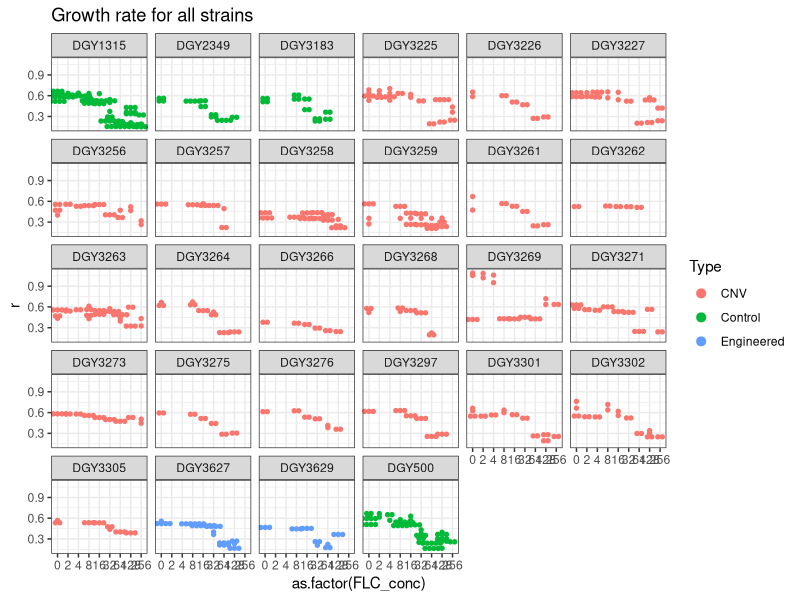
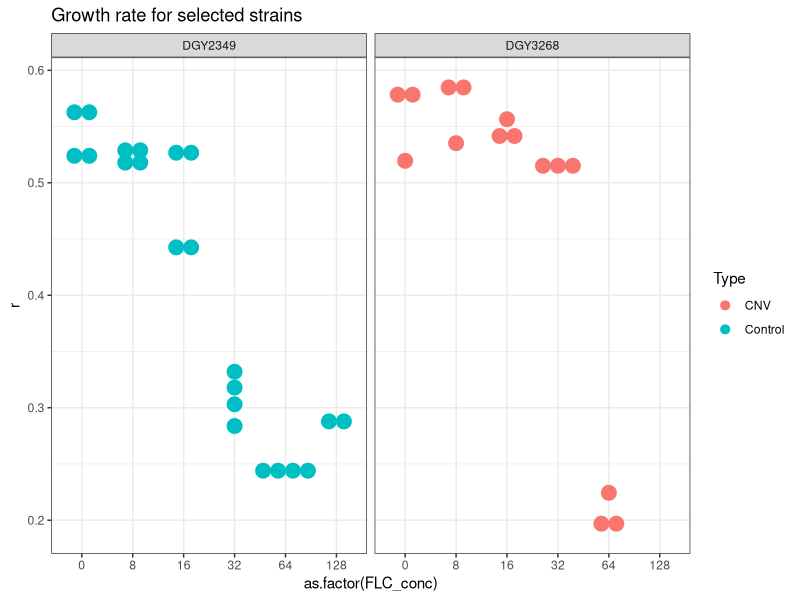
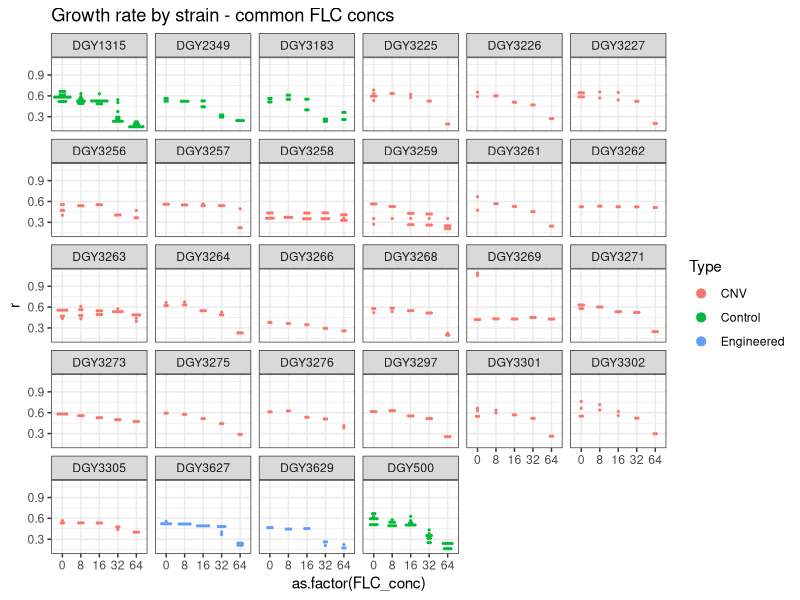
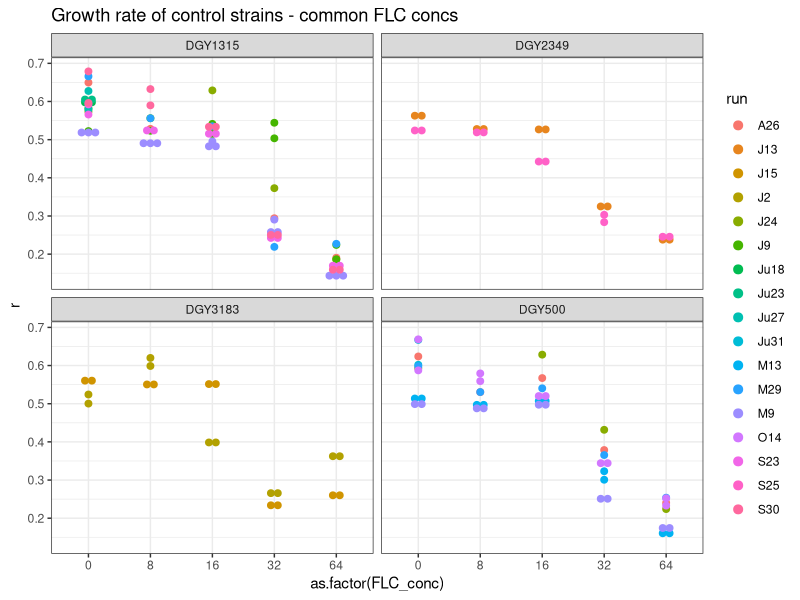
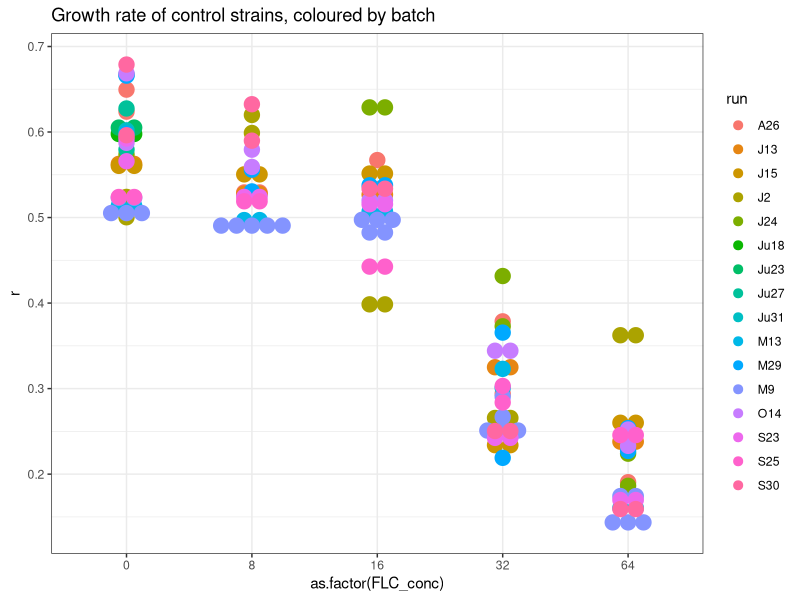
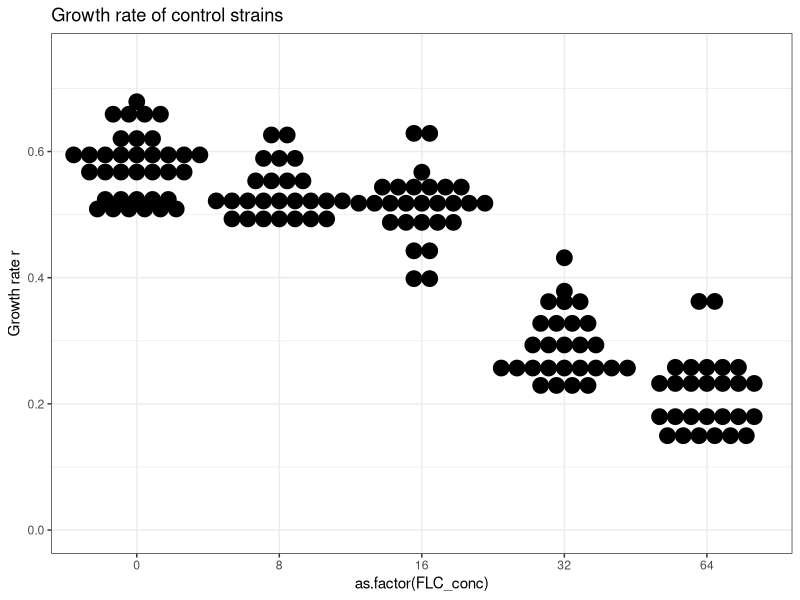
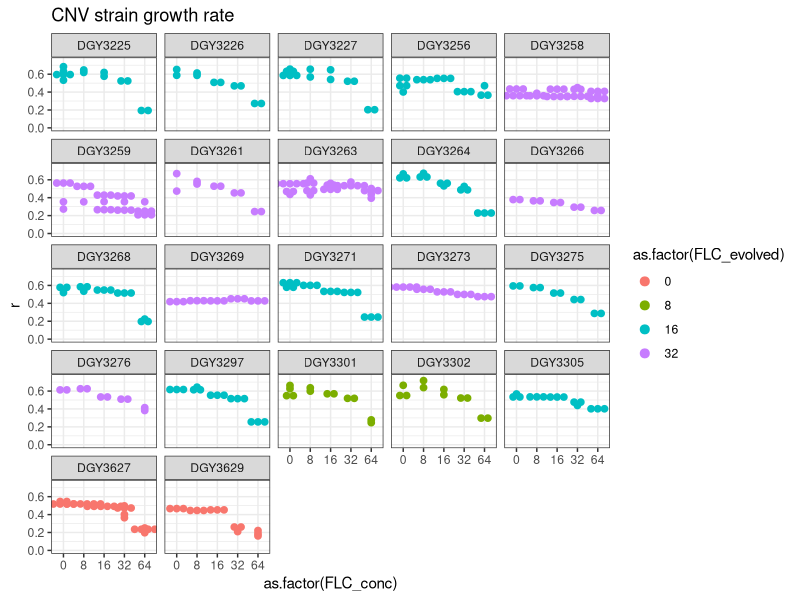
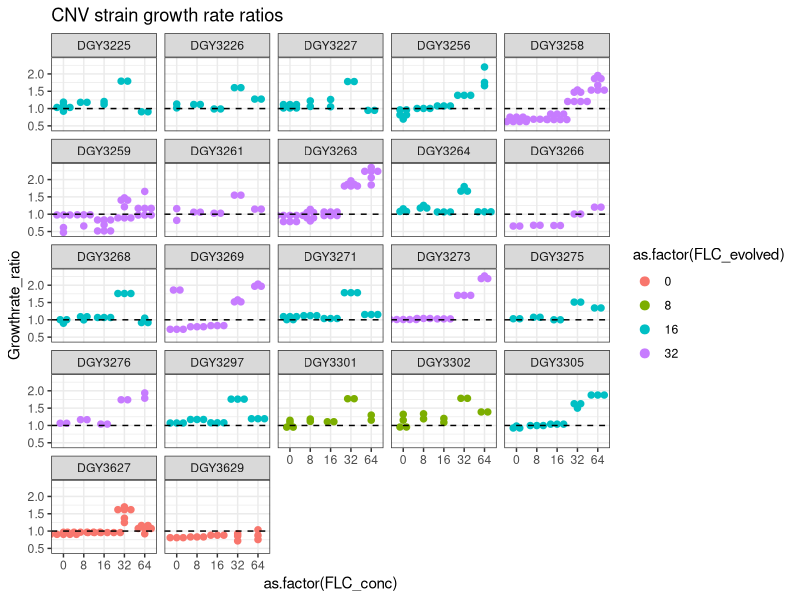

Recreate these plots in R, in order.
## ---- chunk 1
library(ggplot2)
library(readxl)
library(forcats)
library(tidyverse)
library(lme4)

All_growthcurve_output = read_excel("All_growthcurve_output_Oct1_2026.xlsx")
## ---- chunk 2
ggplot(All_growthcurve_output,aes(x=as.factor(FLC_conc),y=r)) + geom_dotplot(binaxis="y", stackdir="center", dotsize=2, aes(fill=Type, color=Type)) + facet_wrap(~Strain) + ggtitle("Growth rate for all strains") + theme_bw()

#Sampledata
Sample_output=All_growthcurve_output[All_growthcurve_output$Strain=="DGY2349"|All_growthcurve_output$Strain=="DGY3268",]

ggplot(Sample_output,aes(x=as.factor(FLC_conc),y=r)) + geom_dotplot(binaxis="y", stackdir="center", aes(fill=Type, color=Type)) + facet_wrap(~Strain) + ggtitle("Growth rate for selected strains") + theme_bw()

#Removing FLC4 and FLC 128, 256.
Commonconcs_growth=All_growthcurve_output[All_growthcurve_output$FLC_conc!=2,]
Commonconcs_growth=Commonconcs_growth[Commonconcs_growth$FLC_conc!=4,]
Commonconcs_growth=Commonconcs_growth[Commonconcs_growth$FLC_conc<128,]

ggplot(Commonconcs_growth,aes(x=as.factor(FLC_conc),y=r)) + geom_dotplot(binaxis="y", stackdir="center", aes(fill=Type, color=Type)) + facet_wrap(~Strain) + ggtitle("Growth rate by strain - common FLC concs") + theme_bw()

#Look for outlier batches in the control strains
Control_commonconcs=Commonconcs_growth[Commonconcs_growth$Type=="Control",]
ggplot(Control_commonconcs,aes(x=as.factor(FLC_conc),y=r)) + geom_dotplot(binaxis="y", stackdir="center", aes(fill=run, color=run)) + facet_wrap(~Strain) + ggtitle("Growth rate of control strains - common FLC concs") + theme_bw()

#Removing June 9 batch which is a visible outlier
Commonconcs_goodbatches=Commonconcs_growth[Commonconcs_growth$run!="J9",]

#Inspecting control strains after removing outlier batch
Commonconcs_goodbatches_control=Commonconcs_goodbatches[Commonconcs_goodbatches$Type=="Control",]

ggplot(Commonconcs_goodbatches_control,aes(x=as.factor(FLC_conc),y=r)) + geom_dotplot(binaxis="y", stackdir="center", aes(fill=run, color=run)) + ggtitle("Growth rate of control strains, coloured by batch") + theme_bw()

#Fig S4A control strain data across all batches
Controlonly = ggplot(Commonconcs_goodbatches_control,aes(x=as.factor(FLC_conc),y=r)) + geom_dotplot(binaxis="y", stackdir="center") + ggtitle("Growth rate of control strains") + theme_bw() + ylim(c(0,0.75)) + ylab("Growth rate r")
Controlonly
#ggsave("./Dotplot_controlstrains.pdf", plot = Controlonly, device = "pdf")

Commonconcs_goodbatches_CNV=Commonconcs_goodbatches[Commonconcs_goodbatches$Type!="Control",]

Dotplot = ggplot(Commonconcs_goodbatches_CNV,aes(x=as.factor(FLC_conc),y=r)) + geom_dotplot(binaxis="y", stackdir="center", dotsize=3, aes(fill=as.factor(FLC_evolved), color=as.factor(FLC_evolved))) + ylim(c(0,0.75)) + facet_wrap(~Strain) + ggtitle("CNV strain growth rate") + theme_bw()
Dotplot
#ggsave("./Dotplot_CNVstrainsgrowth.pdf", plot = Dotplot, device = "pdf")

## ---- chunk 3

#Avg of control strains across batches
Controlmeans=aggregate(Commonconcs_goodbatches_control$r,list(Commonconcs_goodbatches_control$FLC_conc),mean)

#Getting CNV data separately
Commonconcs_goodbatches_CNV=Commonconcs_goodbatches[Commonconcs_goodbatches$Type!="Control",]
Commonconcs_goodbatches_CNV$Growthrate_ratio=0

#CNVstrainnames=unique(Commonconcs_goodbatches_CNVstrains_output$Strain)

l=length(Commonconcs_goodbatches_CNV$FLC_conc)

for (i in (1:l)) {
  relconc=Commonconcs_goodbatches_CNV$FLC_conc[i]
  relvalue=Controlmeans$x[Controlmeans$Group.1==relconc]
  Commonconcs_goodbatches_CNV$Growthrate_ratio[i]=Commonconcs_goodbatches_CNV$r[i]/relvalue
}

## ---- chunk 4
#Plot of each CNV
#ggplot(Commonconcs_goodbatches_CNV,aes(x=as.factor(FLC_conc),y=Growthrate_ratio)) + geom_dotplot(binaxis="y", stackdir="center", dotsize=2, aes(fill=Strain, color=Strain)) + facet_wrap(~Strain) + ggtitle("CNV strain growth rate ratios") + geom_hline(yintercept=1,linetype=2) + theme_bw()

#Plot of each CNV, coloured by the conc in which CNV was evolved
Dotplot_relrates = ggplot(Commonconcs_goodbatches_CNV,aes(x=as.factor(FLC_conc),y=Growthrate_ratio)) + geom_dotplot(binaxis="y", stackdir="center", dotsize=3, aes(fill=as.factor(FLC_evolved), color=as.factor(FLC_evolved))) + facet_wrap(~Strain) + ggtitle("CNV strain growth rate ratios") + geom_hline(yintercept=1,linetype=2) + theme_bw()

Dotplot_relrates
#ggsave("./Dotplot_CNVstrainsrelgrowth.pdf", plot = Dotplot_relrates, device = "pdf")

#Plot of each CNV, coloured by the temp in which CNV was evolved
#ggplot(Commonconcs_goodbatches_CNV,aes(x=as.factor(FLC_conc),y=Growthrate_ratio)) + geom_dotplot(binaxis="y", stackdir="center", dotsize=2, aes(fill=as.factor(Temp_evolved), color=as.factor(Temp_evolved))) + facet_wrap(~Strain) + ggtitle("CNV strain growth rate ratios") + geom_hline(yintercept=1,linetype=2) + theme_bw()

## ---- chunk 5
#95% CIs are calculated using a t-distribution.
#SUPERSEDED SECTION. IGNORE.

Commonconcs_goodbatches_CNV %>%
  group_by(Strain,FLC_conc) %>%
  summarise(
    sem=qt(p=0.95,df=(n()-1))*sd(Growthrate_ratio)/sqrt(n()),
    rate=mean(Growthrate_ratio),
    FLC_evolved=mean(FLC_evolved),
    Temp_evolved=mean(Temp_evolved)
  ) -> t_meanerror_CNV

t_meanerror_CNV

ggplot(t_meanerror_CNV, aes(x=as.factor(FLC_conc), y=rate)) + geom_dotplot(binaxis="y", stackdir="center", dotsize=3, aes(fill=as.factor(FLC_evolved), color=as.factor(FLC_evolved))) + geom_errorbar(width=0, aes(ymin=rate-sem, ymax=rate+sem)) + facet_wrap(~Strain) + ggtitle("CNV strain growth rate ratios") + geom_hline(yintercept=1,linetype=2) + theme_bw()

#write.csv(t_meanerror_CNV,"t_meanerror_CNV.csv")
## ---- chunk 6
strainnames <- unique(Commonconcs_goodbatches_CNV$Strain)
results <- list()

for (s in strainnames) {
  for (c in unique(Commonconcs_goodbatches_CNV$FLC_conc)) {
    tmp <- subset(
      Commonconcs_goodbatches_CNV,
      Strain == s & FLC_conc == c & !is.na(Growthrate_ratio)
    )
    #str(tmp$Growthrate_ratio)
    #print(tmp$Growthrate_ratio)
    #tmp2=sd(tmp$Growthrate_ratio, na.rm = TRUE)
    #print(tmp2)

    if (nrow(tmp) >= 2) {
      tt <- t.test(tmp$Growthrate_ratio, mu = 1)
      
      fev <- unique(tmp$FLC_evolved)
      fev <- if (length(fev) == 1) fev[1] else NA
      
      results[[length(results) + 1]] <- data.frame(
        Strain = s,
        FLC_conc = c,
        FLC_evolved = fev,
        n = nrow(tmp),
        estimate = as.numeric(tt$estimate),
        p.value = tt$p.value,
        t.stat=tt$statistic,
        conf.low = tt$conf.int[1],
        conf.high = tt$conf.int[2]
      )
    }
  }
}

test_results <- do.call(rbind, results)
test_results

write.csv(test_results,"ttest_CNV.csv", row.names = FALSE)
## ---- chunk 7

#Following code is used to index the data frame, to add a vertical line representing the FLC conc at which each strain was evolved.

Commonconcs_goodbatches_CNV_ordered=Commonconcs_goodbatches_CNV[order(Commonconcs_goodbatches_CNV$Strain,decreasing=TRUE),]
Commonconcs_goodbatches_CNV_ordered=Commonconcs_goodbatches_CNV_ordered[order(Commonconcs_goodbatches_CNV_ordered$FLC_evolved),]

Templist=Commonconcs_goodbatches_CNV_ordered$Strain
Indexing=as.numeric(vector(length=length(Templist)))
Indexing=Indexing+1
for (i in 2:length(Templist)) {
  value=Indexing[i] 
  if (Templist[i-1]!=Templist[i]) { 
    Indexing[i:length(Templist)]=value+1 
  } 
}
Commonconcs_goodbatches_CNV_ordered$indexing=Indexing

#Make a plot with strain names attached for my own reference
#ggplot(Commonconcs_goodbatches_CNV_ordered,aes(x=as.factor(FLC_conc),y=fct_inorder(Strain),fill=Growthrate_ratio)) + geom_tile() + scale_fill_gradient2(low="blue", high="red", mid="black",midpoint = 1) + theme_bw() + theme(strip.background = element_blank(), strip.text.x = element_blank(), axis.title.y=element_blank()) + scale_x_discrete(expand=c(0,0.7)) + geom_segment(aes(x = 0.4, xend = 0.4, y = indexing, yend = c(indexing[-1], max(indexing)), color = as.factor(Temp_evolved)), size = 2) + scale_color_manual(values=c("white","yellow3","darkorange","red"))


ggplot(Commonconcs_goodbatches_CNV_ordered,aes(x=as.factor(FLC_conc),y=fct_inorder(Strain),fill=Growthrate_ratio)) + geom_tile() + scale_fill_gradient2(low="cadetblue1", high="violetred1", mid="black",midpoint = 1) + theme_bw() + theme(strip.background = element_blank(), strip.text.x = element_blank(), axis.title.y=element_blank()) + scale_x_discrete(expand=c(0,0.7)) + geom_segment(aes(x = 0.4, xend = 0.4, y = indexing, yend = c(indexing[-1], max(indexing)), color = as.factor(FLC_evolved)), size = 2) + scale_color_manual(values=c("white","bisque2","bisque4","black")) 

#Plot for publication


Heatmap=ggplot(Commonconcs_goodbatches_CNV_ordered,aes(x=as.factor(FLC_conc),y=fct_inorder(Strain),fill=Growthrate_ratio)) + geom_tile() + scale_fill_gradient2(low="navyblue", high="violetred1", mid="white",midpoint = 1) + theme_bw() + theme(strip.background = element_blank(), strip.text.x = element_blank(), axis.title.y=element_blank()) 


Heatmap
#ggsave("./Heatmap_allstrainsgrowth.tiff", plot = Heatmap, device = "tiff")
#ggsave("./Heatmap_allstrainsgrowth.pdf", plot = Heatmap, device = "pdf")
## ---- chunk 8
#At FLC 32, comparing CNV strains to the two engineered strains EaG and EaG_EKO
FLC32test=Commonconcs_goodbatches_CNV[Commonconcs_goodbatches_CNV$FLC_conc==32,]
#anova(lm(r ~ Type, FLC32test))
#SUPERCEDED 
#pairwise.t.test(FLC32test$r, FLC32test$Type, alternative = "less") #alternative = less because we're specifically looking for if the EaG_EKO strain grows slower than the EaG or CNV strains
#NEW 10/28/26 - 2-tailed t-test here and everywhere below.
pairwise.t.test(FLC32test$r, FLC32test$Type)

#Comparing all CNV strains evolved at FLC 16 to control strain growth at FLC 16
Evolved16test=Commonconcs_goodbatches[Commonconcs_goodbatches$FLC_evolved==16,]
Evolved16test=rbind(Evolved16test, Commonconcs_goodbatches_control)
Evolved16test=Evolved16test[Evolved16test$FLC_conc==16,]
Evolved16test=Evolved16test[!is.na(Evolved16test$r),]
#aggregate(r ~ Type, data = Evolved16test, FUN = mean)
pairwise.t.test(Evolved16test$r, Evolved16test$Type)


#Comparing all CNV strains evolved at FLC 32 to control strain growth at FLC 32
Evolved32test=Commonconcs_goodbatches[Commonconcs_goodbatches$FLC_evolved==32,]
Evolved32test=rbind(Evolved32test, Commonconcs_goodbatches_control)
Evolved32test=Evolved32test[Evolved32test$FLC_conc==32,]
Evolved32test=Evolved32test[!is.na(Evolved32test$r),]
pairwise.t.test(Evolved32test$r, Evolved32test$Type)

#Comparing all CNV strains evolved at FLC 8 to control strain growth at FLC 8
Evolved8test=Commonconcs_goodbatches[Commonconcs_goodbatches$FLC_evolved==8,]
Evolved8test=rbind(Evolved8test, Commonconcs_goodbatches_control)
Evolved8test=Evolved8test[Evolved8test$FLC_conc==8,]
Evolved8test=Evolved8test[!is.na(Evolved8test$r),]
pairwise.t.test(Evolved8test$r, Evolved8test$Type)

#Comparing all CNV strains to control strain in no FLC
FLC0test=Commonconcs_goodbatches[Commonconcs_goodbatches$Type=="Control" | Commonconcs_goodbatches$Type=="CNV",] 
FLC0test=FLC0test[FLC0test$FLC_conc==0,]
FLC0test=FLC0test[!is.na(FLC0test$r),]
pairwise.t.test(FLC0test$r, FLC0test$Type)
#t.test(r ~ Type, data = FLC0test)
## ---- chunk 9
CNV_only = Commonconcs_goodbatches_CNV_ordered[Commonconcs_goodbatches_CNV_ordered$Type=="CNV" & !is.na(Commonconcs_goodbatches_CNV_ordered$Growthrate_ratio),]
CNV_only$Strain = factor(CNV_only$Strain)

#Replicates per strain per conc
table(CNV_only$Strain, CNV_only$FLC_conc)

variance_components = function(df) {
  df$Strain = droplevels(df$Strain)
  a = nlevels(df$Strain)
  N = nrow(df)
  ni = table(df$Strain)
  tab = anova(lm(Growthrate_ratio ~ Strain, data = df))
  MSB = tab["Strain","Mean Sq"]
  MSW = tab["Residuals","Mean Sq"]
  n0 = (N - sum(ni^2)/N)/(a - 1)   #effective replicates per strain, unbalanced design
  var_between = max((MSB - MSW)/n0, 0)
  var_within = MSW
  data.frame(
    n_strains = a,
    n_obs = N,
    var_within = var_within,
    var_between = var_between,
    sd_within = sqrt(var_within),
    sd_between = sqrt(var_between),
    ICC = var_between/(var_between + var_within),
    F_value = tab["Strain","F value"],
    df1 = tab["Strain","Df"],
    df2 = tab["Residuals","Df"],
    p_value = tab["Strain","Pr(>F)"]
  )
}

variance_results = CNV_only %>%
  group_by(FLC_conc) %>%
  group_modify(~ variance_components(.x)) %>%
  ungroup()

variance_results$p_adj_BH = p.adjust(variance_results$p_value, method = "BH")
as.data.frame(variance_results)

#write.csv(variance_results, "variance_within_between_CNV.csv", row.names = FALSE)
## ---- chunk 10
#Strains ordered by mean ratio at each conc, points = individual replicates, bar = strain mean
strain_means = CNV_only %>% group_by(FLC_conc, Strain) %>% summarise(m = mean(Growthrate_ratio), .groups = "drop")

# ggplot(CNV_only, aes(x = reorder(Strain, Growthrate_ratio, FUN = mean), y = Growthrate_ratio)) +
#   geom_point(alpha = 0.6) +
#   geom_point(data = strain_means, aes(y = m), colour = "red", shape = 95, size = 6) +
#   facet_wrap(~FLC_conc, scales = "free_x", labeller = label_both) +
#   geom_hline(yintercept = 1, linetype = 2) +
#   ggtitle("CNV growth rate ratio: replicates (black) and strain means (red)") +
#   xlab("Strain") + theme_bw() + theme(axis.text.x = element_text(angle = 90, vjust = 0.5, hjust = 1, size = 6))

ggplot(CNV_only, aes(x = Strain, y = Growthrate_ratio)) +
  geom_point(alpha = 0.6) +
  geom_point(data = strain_means, aes(y = m), colour = "red", shape = 95, size = 6) +
  facet_wrap(~FLC_conc, scales = "free_x", labeller = label_both) +
  geom_hline(yintercept = 1, linetype = 2) +
  ggtitle("CNV growth rate ratio: replicates (black) and strain means (red)") +
  xlab("Strain") + theme_bw() + theme(axis.text.x = element_text(angle = 90, vjust = 0.5, hjust = 1, size = 6))

#Within vs between SD at each conc
sd_long = variance_results %>%
  select(FLC_conc, Within_strain = sd_within, Between_strain = sd_between) %>%
  pivot_longer(-FLC_conc, names_to = "Source", values_to = "SD")

ggplot(sd_long, aes(x = as.factor(FLC_conc), y = SD, fill = Source)) +
  geom_col(position = "dodge") +
  ggtitle("SD of growth rate ratio: within vs between CNV strains") +
  xlab("FLC conc") + theme_bw()
## ---- chunk 11
CNV_only = Commonconcs_goodbatches_CNV_ordered[Commonconcs_goodbatches_CNV_ordered$Type=="CNV",]
CNV_only$Strain = factor(CNV_only$Strain)

BW_data = CNV_only[CNV_only$FLC_conc != 0, ]
BW_data$Strain = droplevels(BW_data$Strain)
BW_data$conc_f = factor(BW_data$FLC_conc)

BW_fit = lmer(Growthrate_ratio ~ conc_f + (1 | Strain) + (1 | Strain:conc_f), data = BW_data)
print(VarCorr(BW_fit))

#Between / within variance ratio from a fitted model
bw_ratio = function(m) {
  vc = as.data.frame(VarCorr(m))
  between = sum(vc$vcov[vc$grp %in% c("Strain", "Strain:conc_f")])
  within = vc$vcov[vc$grp == "Residual"]
  between / within
}

observed_ratio = bw_ratio(BW_fit)

nsim = 2000
BW_boot = bootMer(BW_fit, bw_ratio, nsim = nsim, type = "parametric", seed = 1)
boot_ratios = BW_boot$t[, 1]

cat("Observed between/within variance ratio:", observed_ratio, "\n")
cat("95% bootstrap CI for the ratio:", quantile(boot_ratios, c(0.025, 0.975)), "\n")
cat("Approx. one-sided p-value (H0: between <= within):", (sum(boot_ratios <= 1) + 1) / (nsim + 1), "\n")

hist(boot_ratios, breaks = 50, main = "Parametric bootstrap: between / within variance", xlab = "Variance ratio (between / within)")
abline(v = 1, lty = 2)
abline(v = observed_ratio, col = "red")
